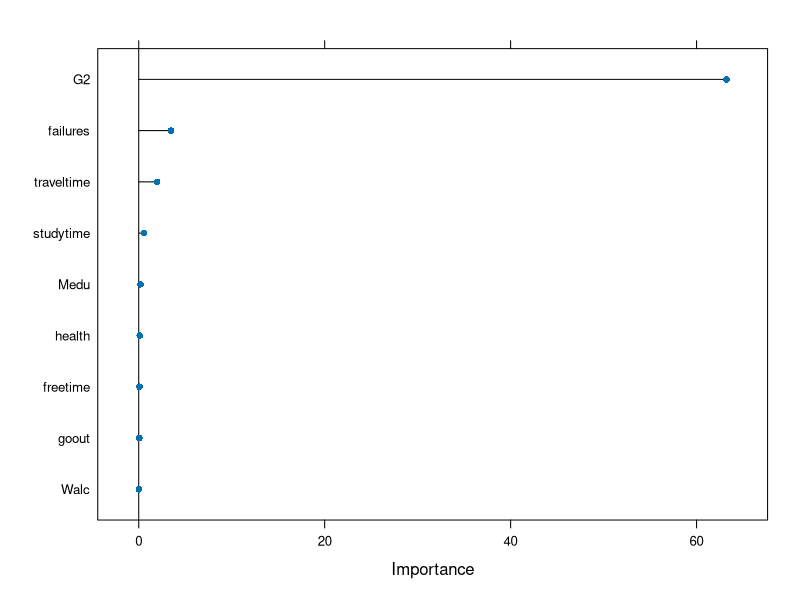
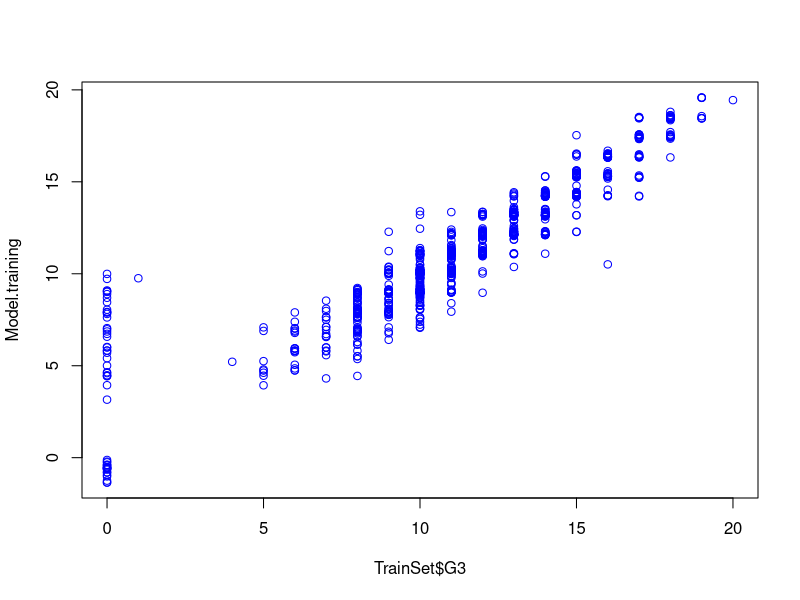
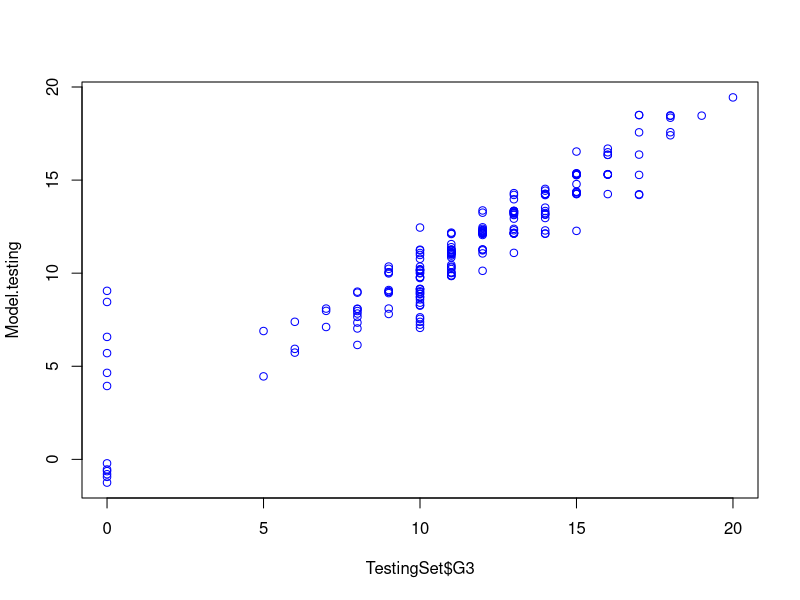

Write the R code that produced these figures, in order.
####################################
# Model                            #
####################################
# Importing libraries


library(caret)

# Importing the data set
student <- read.csv("students_preprocessed_V3.csv" )

set.seed(100)

# Performs stratified random split of the data set
TrainingIndex <- createDataPartition(student$G3, p=0.8, list = FALSE)
TrainingSet <- student[TrainingIndex,] # Training Set
TestingSet <- student[-TrainingIndex,] # Test Set

write.csv(TrainingSet, "studenttraining.csv")
write.csv(TestingSet, "studenttesting.csv")

TrainSet <- read.csv("students_preprocessed_V3.csv", header = TRUE)
TrainSet <- TrainSet[,-1]

# Building Linear Regression Model


model <- train(G3 ~ ., data = TrainSet,
               method = "lm",
               na.action = na.omit,
               preProcess=c("scale","center"),
               trControl= trainControl(method="none"))

# Apply model for prediction
Model.training <-predict(model, TrainSet) # Apply model to make prediction on Training set
Model.testing <-predict(model, TestingSet) # Apply model to make prediction on Testing set

Importance <- varImp(model,scale=FALSE)
plot(Importance)
# Model performance (Displays scatter plot and performance metrics)
# Scatter plot of Training set
plot(TrainSet$G3,Model.training, col = "blue" )
plot(TestingSet$G3,Model.testing, col = "blue" )

#Model performance summary of training set

mse1 = mean((TrainSet$G3 - Model.training)^2)
mae1 = caret::MAE(TrainSet$G3, Model.training)
rmse1 = caret::RMSE(TrainSet$G3, Model.training)
SSE1 <- sum((TrainSet$G3 - Model.training)**2)
SSR1 <- sum((Model.training - mean(TrainSet$G3)) ** 2)
R2_1 <- 1 - SSE1/(SSE1 + SSR1)

cat("MSE: ", mse1, "MAE: ", mae1, " RMSE: ", rmse1, "R2", R2_1)

#Model performance summary of training set
mse2 = mean((TestingSet$G3 - Model.testing)^2)
mae2 = caret::MAE(TestingSet$G3, Model.testing)
rmse2 = caret::RMSE(TestingSet$G3, Model.testing)
SSE2 <- sum((TestingSet$G3 - Model.testing)**2)
SSR2 <- sum((Model.testing - mean(TestingSet$G3)) ** 2)
R2_2 <- 1 - SSE1/(SSE1 + SSR1)

cat("MSE: ", mse2, "MAE: ", mae2, " RMSE: ", rmse2, "R2", R2_2)


# Save model to RDS file
saveRDS(model, "studentmodel.rds")
